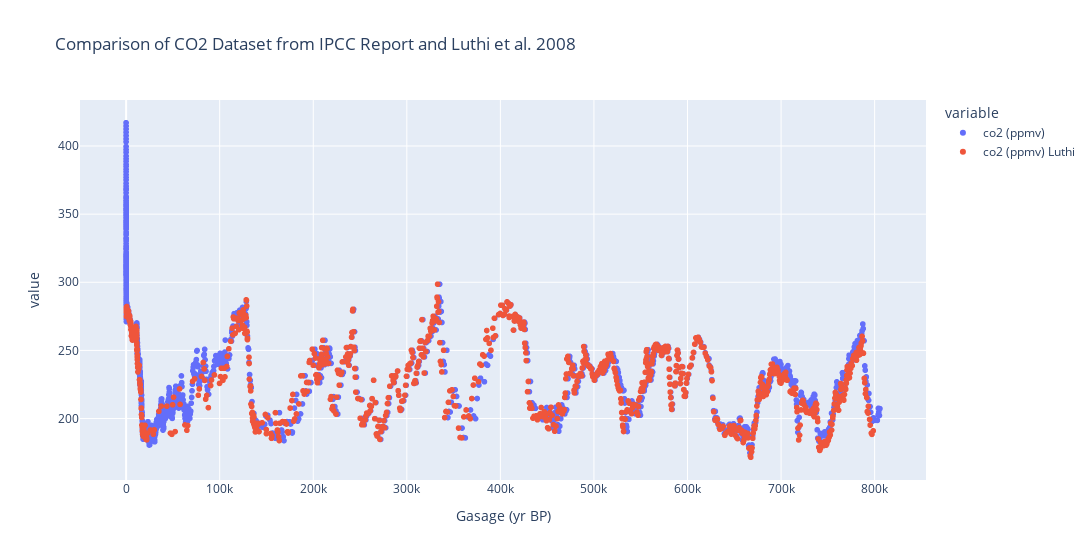

Source (notebook cell):
### Code cell
px.scatter(df_co2_all.sort_values('year', ascending=True), 
        x='Gasage (yr BP)', 
        y=['co2 (ppmv)', 'co2 (ppmv) Luthi'], 
        width=1200,
        title="Comparison of CO2 Dataset from IPCC Report and Luthi et al. 2008"
        )

### Figure 1 — Plotly figure (JSON) as saved in the notebook; plotly's stock layout.template omitted (floating-point values rounded to 4 significant figures; data arrays with more than 128 entries replaced by an {"elided": "..."} marker saying what was removed)
{"data": [{"hovertemplate": "variable=co2 (ppmv)<br>Gasage (yr BP)=%{x}<br>value=%{y}<extra></extra>", "legendgroup": "co2 (ppmv)", "marker": {"color": "#636efa", "symbol": "circle"}, "mode": "markers", "name": "co2 (ppmv)", "showlegend": true, "type": "scattergl", "x": {"elided": "3041 float values"}, "xaxis": "x", "y": {"elided": "3041 float values"}, "yaxis": "y"}, {"hovertemplate": "variable=co2 (ppmv) Luthi<br>Gasage (yr BP)=%{x}<br>value=%{y}<extra></extra>", "legendgroup": "co2 (ppmv) Luthi", "marker": {"color": "#EF553B", "symbol": "circle"}, "mode": "markers", "name": "co2 (ppmv) Luthi", "showlegend": true, "type": "scattergl", "x": {"elided": "3041 float values"}, "xaxis": "x", "y": {"elided": "3041 float values"}, "yaxis": "y"}], "layout": {"legend": {"title": {"text": "variable"}, "tracegroupgap": 0}, "title": {"text": "Comparison of CO2 Dataset from IPCC Report and Luthi et al. 2008"}, "width": 1200, "xaxis": {"anchor": "y", "domain": [0, 1], "title": {"text": "Gasage (yr BP)"}}, "yaxis": {"anchor": "x", "domain": [0, 1], "title": {"text": "value"}}}}
